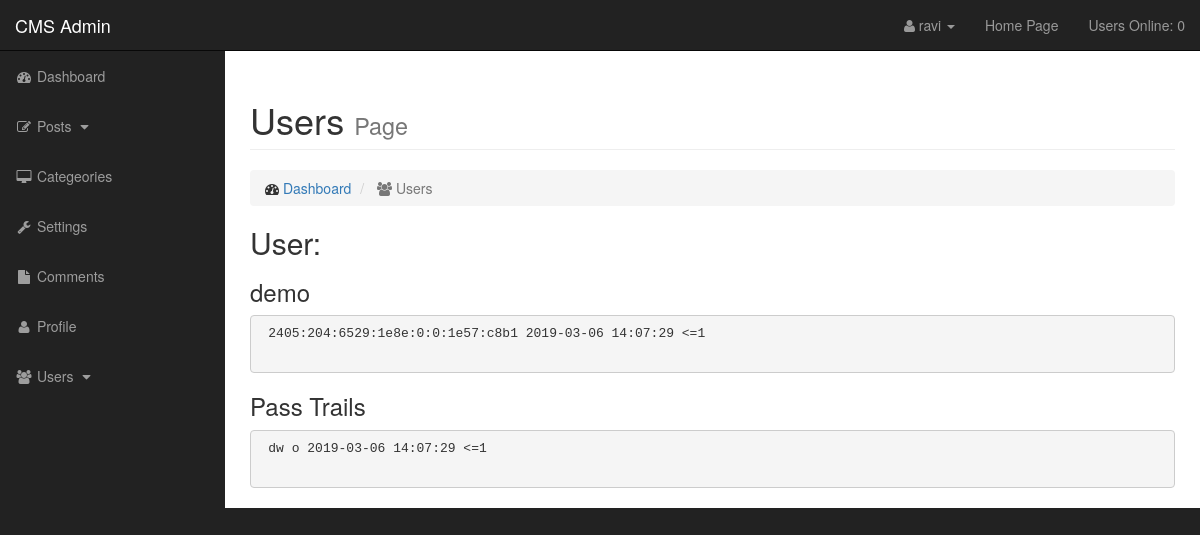
The page /admin/users.php?page=log&log=2 (signed in) on the database its author committed.
### tables this page shows
CREATE TABLE `users` (
  `user_id` int(11) NOT NULL,
  `username` varchar(16) NOT NULL,
  `user_pass` varchar(255) NOT NULL,
  `user_firstname` varchar(16) NOT NULL,
  `user_lastname` varchar(16) NOT NULL,
  `user_email` varchar(255) NOT NULL,
  `user_lastlogin` text,
  `user_role` varchar(32) NOT NULL DEFAULT 'subscriber',
  `user_acc_date` datetime NOT NULL,
  `user_last_update` datetime DEFAULT NULL,
  `user_failed_log` text,
  `user_failed_pass` text,
  `failed_now` int(11) DEFAULT NULL,
  `failed_time` int(255) DEFAULT NULL
);

### admin/inc/users_log.php (the view)
<?php
if($_SESSION['role'] == 'superadmin'){
	if(isset($_GET['log'])){
	$log_id = $_GET['log'];
	$error = "SELECT * FROM users WHERE user_id = $log_id ";
	$error_query = mysqli_query($connection, $error);
		while($log = mysqli_fetch_assoc($error_query)){
			$list_log = $log['user_failed_log'];
			$list_pass = $log['user_failed_pass'];
			$user_name = $log['username'];
			$list_explode = explode(',', $list_log, -1);
			$list_passid = explode(',', $list_pass, -1);
			$count = 1;
			$countp = 1;
			?>
			<h2>User: </h2><h3><?php echo $user_name; ?></h3>
			<pre> <?php
				foreach($list_explode as $value){
					echo $value . " <=" . $count++ ."<br>" ;
				}
		?>
			</pre>
			<h3>Pass Trails</h3>
			<pre> <?php
				foreach($list_passid as $valuep){
					echo $valuep . " <=" . $countp++ ."<br>" ;
				}
		?>
			</pre>
			<?php
		}
	}
}else{
	die("This Feature is Only for Super Admins");
}
?>

### admin/css/sb-admin.css (style rules this page uses)
body { margin-top: 100px; background-color: #222; }
@media (min-width:768px) { body { margin-top: 50px; } }

### rows shown on the page
users: username "demo", user_failed_log "2405:204:6529:1e8e:0:0:1e57:c8b1 2019-03-06 14:07:29", user_failed_pass "dw o 2019-03-06 14:07:29"

### other values the page prints
$_SESSION['user'] "ravi"
$count_present "0"
